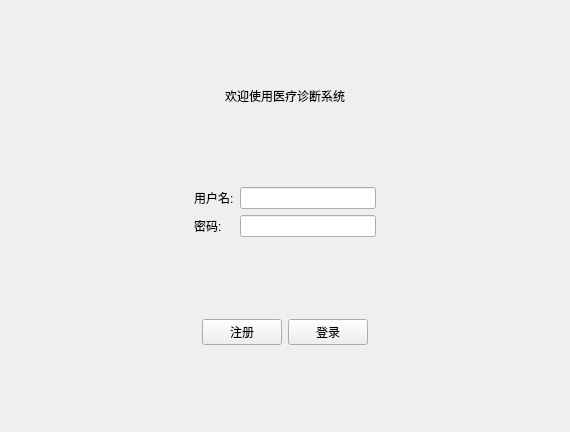
<?xml version="1.0" encoding="UTF-8"?>
<ui version="4.0">
 <class>LoginView</class>
 <widget class="QWidget" name="LoginView">
  <property name="geometry">
   <rect>
    <x>0</x>
    <y>0</y>
    <width>570</width>
    <height>432</height>
   </rect>
  </property>
  <property name="windowTitle">
   <string>登录</string>
  </property>
  <layout class="QVBoxLayout" name="verticalLayout">
   <item>
    <spacer name="verticalSpacer_2">
     <property name="orientation">
      <enum>Qt::Orientation::Vertical</enum>
     </property>
     <property name="sizeHint" stdset="0">
      <size>
       <width>20</width>
       <height>60</height>
      </size>
     </property>
    </spacer>
   </item>
   <item>
    <widget class="QLabel" name="label">
     <property name="text">
      <string>欢迎使用医疗诊断系统</string>
     </property>
     <property name="alignment">
      <set>Qt::AlignmentFlag::AlignCenter</set>
     </property>
    </widget>
   </item>
   <item>
    <spacer name="verticalSpacer">
     <property name="orientation">
      <enum>Qt::Orientation::Vertical</enum>
     </property>
     <property name="sizeHint" stdset="0">
      <size>
       <width>20</width>
       <height>60</height>
      </size>
     </property>
    </spacer>
   </item>
   <item>
    <layout class="QHBoxLayout" name="horizontalLayout_2">
     <item>
      <spacer name="horizontalSpacer">
       <property name="orientation">
        <enum>Qt::Orientation::Horizontal</enum>
       </property>
       <property name="sizeHint" stdset="0">
        <size>
         <width>40</width>
         <height>20</height>
        </size>
       </property>
      </spacer>
     </item>
     <item>
      <layout class="QFormLayout" name="formLayout">
       <item row="0" column="0">
        <widget class="QLabel" name="label_2">
         <property name="text">
          <string>用户名:</string>
         </property>
        </widget>
       </item>
       <item row="0" column="1">
        <widget class="QLineEdit" name="InputUserName"/>
       </item>
       <item row="1" column="0">
        <widget class="QLabel" name="label_3">
         <property name="text">
          <string>密码:</string>
         </property>
        </widget>
       </item>
       <item row="1" column="1">
        <widget class="QLineEdit" name="InputUserPassword"/>
       </item>
      </layout>
     </item>
     <item>
      <spacer name="horizontalSpacer_2">
       <property name="orientation">
        <enum>Qt::Orientation::Horizontal</enum>
       </property>
       <property name="sizeHint" stdset="0">
        <size>
         <width>40</width>
         <height>20</height>
        </size>
       </property>
      </spacer>
     </item>
    </layout>
   </item>
   <item>
    <spacer name="verticalSpacer_3">
     <property name="orientation">
      <enum>Qt::Orientation::Vertical</enum>
     </property>
     <property name="sizeHint" stdset="0">
      <size>
       <width>20</width>
       <height>60</height>
      </size>
     </property>
    </spacer>
   </item>
   <item>
    <layout class="QHBoxLayout" name="horizontalLayout_3">
     <item>
      <spacer name="horizontalSpacer_3">
       <property name="orientation">
        <enum>Qt::Orientation::Horizontal</enum>
       </property>
       <property name="sizeHint" stdset="0">
        <size>
         <width>40</width>
         <height>20</height>
        </size>
       </property>
      </spacer>
     </item>
     <item>
      <layout class="QHBoxLayout" name="horizontalLayout">
       <item>
        <widget class="QPushButton" name="btSignUp">
         <property name="text">
          <string>注册</string>
         </property>
        </widget>
       </item>
       <item>
        <widget class="QPushButton" name="btSignIn">
         <property name="text">
          <string>登录</string>
         </property>
        </widget>
       </item>
      </layout>
     </item>
     <item>
      <spacer name="horizontalSpacer_4">
       <property name="orientation">
        <enum>Qt::Orientation::Horizontal</enum>
       </property>
       <property name="sizeHint" stdset="0">
        <size>
         <width>40</width>
         <height>20</height>
        </size>
       </property>
      </spacer>
     </item>
    </layout>
   </item>
   <item>
    <spacer name="verticalSpacer_4">
     <property name="orientation">
      <enum>Qt::Orientation::Vertical</enum>
     </property>
     <property name="sizeHint" stdset="0">
      <size>
       <width>20</width>
       <height>60</height>
      </size>
     </property>
    </spacer>
   </item>
  </layout>
 </widget>
 <resources/>
 <connections/>
</ui>
